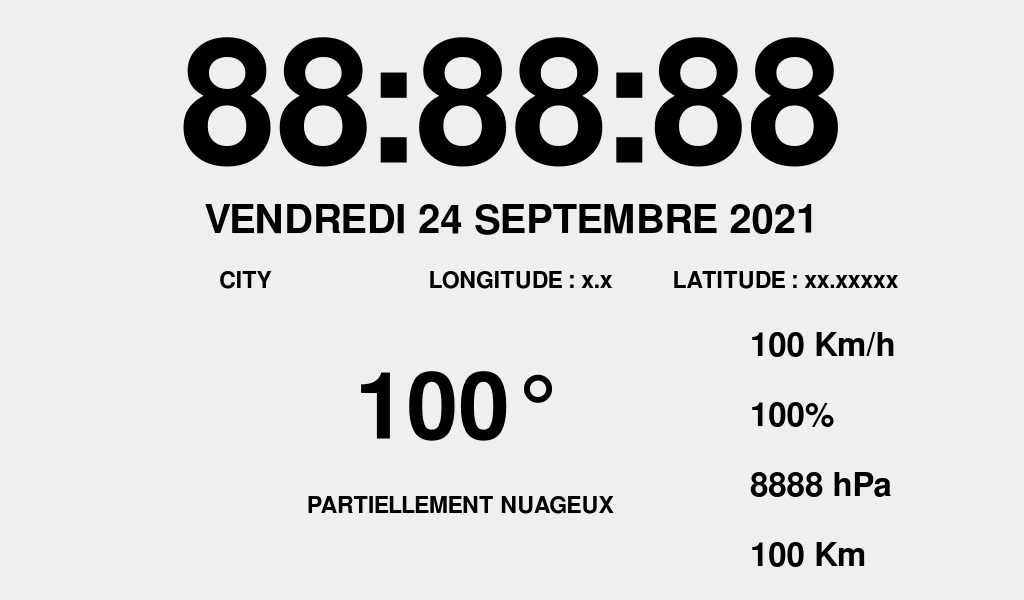
<?xml version="1.0" encoding="UTF-8"?>
<ui version="4.0">
 <class>MoonWeather</class>
 <widget class="QWidget" name="MoonWeather">
  <property name="geometry">
   <rect>
    <x>0</x>
    <y>0</y>
    <width>1024</width>
    <height>600</height>
   </rect>
  </property>
  <property name="minimumSize">
   <size>
    <width>1024</width>
    <height>600</height>
   </size>
  </property>
  <property name="maximumSize">
   <size>
    <width>1024</width>
    <height>600</height>
   </size>
  </property>
  <property name="font">
   <font>
    <family>Roboto Slab</family>
    <weight>50</weight>
    <bold>false</bold>
   </font>
  </property>
  <property name="windowTitle">
   <string>MoonWeather</string>
  </property>
  <widget class="QLabel" name="hour_lbl">
   <property name="geometry">
    <rect>
     <x>1</x>
     <y>30</y>
     <width>1021</width>
     <height>161</height>
    </rect>
   </property>
   <property name="font">
    <font>
     <family>FreeSans</family>
     <pointsize>130</pointsize>
     <weight>75</weight>
     <bold>true</bold>
    </font>
   </property>
   <property name="text">
    <string>88:88:88</string>
   </property>
   <property name="alignment">
    <set>Qt::AlignCenter</set>
   </property>
  </widget>
  <widget class="QLabel" name="date_lbl">
   <property name="geometry">
    <rect>
     <x>1</x>
     <y>190</y>
     <width>1021</width>
     <height>61</height>
    </rect>
   </property>
   <property name="font">
    <font>
     <family>FreeSans</family>
     <pointsize>30</pointsize>
     <weight>75</weight>
     <italic>false</italic>
     <bold>true</bold>
    </font>
   </property>
   <property name="text">
    <string>VENDREDI 24 SEPTEMBRE 2021</string>
   </property>
   <property name="textFormat">
    <enum>Qt::AutoText</enum>
   </property>
   <property name="alignment">
    <set>Qt::AlignCenter</set>
   </property>
  </widget>
  <widget class="QLabel" name="weather_pic">
   <property name="geometry">
    <rect>
     <x>20</x>
     <y>320</y>
     <width>256</width>
     <height>256</height>
    </rect>
   </property>
   <property name="minimumSize">
    <size>
     <width>256</width>
     <height>256</height>
    </size>
   </property>
   <property name="maximumSize">
    <size>
     <width>256</width>
     <height>256</height>
    </size>
   </property>
   <property name="text">
    <string/>
   </property>
   <property name="alignment">
    <set>Qt::AlignCenter</set>
   </property>
  </widget>
  <widget class="QLabel" name="city_lbl">
   <property name="geometry">
    <rect>
     <x>110</x>
     <y>270</y>
     <width>271</width>
     <height>21</height>
    </rect>
   </property>
   <property name="font">
    <font>
     <family>FreeSans</family>
     <pointsize>17</pointsize>
     <weight>75</weight>
     <italic>false</italic>
     <bold>true</bold>
    </font>
   </property>
   <property name="text">
    <string>CITY</string>
   </property>
   <property name="textFormat">
    <enum>Qt::AutoText</enum>
   </property>
   <property name="alignment">
    <set>Qt::AlignCenter</set>
   </property>
  </widget>
  <widget class="QLabel" name="temperature_lbl">
   <property name="geometry">
    <rect>
     <x>290</x>
     <y>370</y>
     <width>341</width>
     <height>81</height>
    </rect>
   </property>
   <property name="font">
    <font>
     <family>FreeSans</family>
     <pointsize>70</pointsize>
     <weight>75</weight>
     <italic>false</italic>
     <bold>true</bold>
    </font>
   </property>
   <property name="text">
    <string>100°</string>
   </property>
   <property name="textFormat">
    <enum>Qt::AutoText</enum>
   </property>
   <property name="alignment">
    <set>Qt::AlignCenter</set>
   </property>
  </widget>
  <widget class="QLabel" name="conditions_lbl">
   <property name="geometry">
    <rect>
     <x>290</x>
     <y>480</y>
     <width>341</width>
     <height>51</height>
    </rect>
   </property>
   <property name="font">
    <font>
     <family>FreeSans</family>
     <pointsize>17</pointsize>
     <weight>75</weight>
     <italic>false</italic>
     <bold>true</bold>
    </font>
   </property>
   <property name="text">
    <string>PARTIELLEMENT NUAGEUX</string>
   </property>
   <property name="textFormat">
    <enum>Qt::AutoText</enum>
   </property>
   <property name="alignment">
    <set>Qt::AlignCenter</set>
   </property>
  </widget>
  <widget class="QLabel" name="wind_pic_lbl">
   <property name="geometry">
    <rect>
     <x>670</x>
     <y>320</y>
     <width>50</width>
     <height>50</height>
    </rect>
   </property>
   <property name="minimumSize">
    <size>
     <width>50</width>
     <height>50</height>
    </size>
   </property>
   <property name="maximumSize">
    <size>
     <width>50</width>
     <height>50</height>
    </size>
   </property>
   <property name="text">
    <string/>
   </property>
   <property name="textFormat">
    <enum>Qt::AutoText</enum>
   </property>
  </widget>
  <widget class="QLabel" name="pressure_pic_lbl">
   <property name="geometry">
    <rect>
     <x>670</x>
     <y>460</y>
     <width>50</width>
     <height>50</height>
    </rect>
   </property>
   <property name="minimumSize">
    <size>
     <width>50</width>
     <height>50</height>
    </size>
   </property>
   <property name="maximumSize">
    <size>
     <width>50</width>
     <height>50</height>
    </size>
   </property>
   <property name="text">
    <string/>
   </property>
   <property name="textFormat">
    <enum>Qt::AutoText</enum>
   </property>
  </widget>
  <widget class="QLabel" name="humidity_pic_lbl">
   <property name="geometry">
    <rect>
     <x>670</x>
     <y>390</y>
     <width>50</width>
     <height>50</height>
    </rect>
   </property>
   <property name="minimumSize">
    <size>
     <width>50</width>
     <height>50</height>
    </size>
   </property>
   <property name="maximumSize">
    <size>
     <width>50</width>
     <height>50</height>
    </size>
   </property>
   <property name="text">
    <string/>
   </property>
   <property name="textFormat">
    <enum>Qt::AutoText</enum>
   </property>
  </widget>
  <widget class="QLabel" name="wind_speed_lbl">
   <property name="geometry">
    <rect>
     <x>750</x>
     <y>320</y>
     <width>161</width>
     <height>51</height>
    </rect>
   </property>
   <property name="font">
    <font>
     <family>FreeSans</family>
     <pointsize>25</pointsize>
     <weight>75</weight>
     <italic>false</italic>
     <bold>true</bold>
    </font>
   </property>
   <property name="text">
    <string>100 Km/h</string>
   </property>
   <property name="textFormat">
    <enum>Qt::AutoText</enum>
   </property>
   <property name="alignment">
    <set>Qt::AlignLeading|Qt::AlignLeft|Qt::AlignVCenter</set>
   </property>
  </widget>
  <widget class="QLabel" name="humidity_percent_lbl">
   <property name="geometry">
    <rect>
     <x>750</x>
     <y>390</y>
     <width>161</width>
     <height>51</height>
    </rect>
   </property>
   <property name="font">
    <font>
     <family>FreeSans</family>
     <pointsize>25</pointsize>
     <weight>75</weight>
     <italic>false</italic>
     <bold>true</bold>
    </font>
   </property>
   <property name="text">
    <string>100%</string>
   </property>
   <property name="textFormat">
    <enum>Qt::AutoText</enum>
   </property>
   <property name="alignment">
    <set>Qt::AlignLeading|Qt::AlignLeft|Qt::AlignVCenter</set>
   </property>
  </widget>
  <widget class="QLabel" name="pressure_rate_lbl">
   <property name="geometry">
    <rect>
     <x>750</x>
     <y>460</y>
     <width>161</width>
     <height>51</height>
    </rect>
   </property>
   <property name="font">
    <font>
     <family>FreeSans</family>
     <pointsize>25</pointsize>
     <weight>75</weight>
     <italic>false</italic>
     <bold>true</bold>
    </font>
   </property>
   <property name="text">
    <string>8888 hPa</string>
   </property>
   <property name="textFormat">
    <enum>Qt::AutoText</enum>
   </property>
   <property name="alignment">
    <set>Qt::AlignLeading|Qt::AlignLeft|Qt::AlignVCenter</set>
   </property>
  </widget>
  <widget class="QLabel" name="longitude_lbl">
   <property name="geometry">
    <rect>
     <x>390</x>
     <y>270</y>
     <width>261</width>
     <height>21</height>
    </rect>
   </property>
   <property name="font">
    <font>
     <family>FreeSans</family>
     <pointsize>17</pointsize>
     <weight>75</weight>
     <italic>false</italic>
     <bold>true</bold>
    </font>
   </property>
   <property name="text">
    <string>LONGITUDE : x.x</string>
   </property>
   <property name="textFormat">
    <enum>Qt::AutoText</enum>
   </property>
   <property name="alignment">
    <set>Qt::AlignCenter</set>
   </property>
  </widget>
  <widget class="QLabel" name="latitude_lbl">
   <property name="geometry">
    <rect>
     <x>660</x>
     <y>270</y>
     <width>251</width>
     <height>21</height>
    </rect>
   </property>
   <property name="font">
    <font>
     <family>FreeSans</family>
     <pointsize>17</pointsize>
     <weight>75</weight>
     <italic>false</italic>
     <bold>true</bold>
    </font>
   </property>
   <property name="text">
    <string>LATITUDE : xx.xxxxx</string>
   </property>
   <property name="textFormat">
    <enum>Qt::AutoText</enum>
   </property>
   <property name="alignment">
    <set>Qt::AlignCenter</set>
   </property>
  </widget>
  <widget class="QLabel" name="visibility_pic_lbl">
   <property name="geometry">
    <rect>
     <x>670</x>
     <y>530</y>
     <width>50</width>
     <height>50</height>
    </rect>
   </property>
   <property name="minimumSize">
    <size>
     <width>50</width>
     <height>50</height>
    </size>
   </property>
   <property name="maximumSize">
    <size>
     <width>50</width>
     <height>50</height>
    </size>
   </property>
   <property name="text">
    <string/>
   </property>
   <property name="textFormat">
    <enum>Qt::AutoText</enum>
   </property>
  </widget>
  <widget class="QLabel" name="visibility_km_lbl">
   <property name="geometry">
    <rect>
     <x>750</x>
     <y>530</y>
     <width>161</width>
     <height>51</height>
    </rect>
   </property>
   <property name="font">
    <font>
     <family>FreeSans</family>
     <pointsize>25</pointsize>
     <weight>75</weight>
     <italic>false</italic>
     <bold>true</bold>
    </font>
   </property>
   <property name="text">
    <string>100 Km</string>
   </property>
   <property name="textFormat">
    <enum>Qt::AutoText</enum>
   </property>
   <property name="alignment">
    <set>Qt::AlignLeading|Qt::AlignLeft|Qt::AlignVCenter</set>
   </property>
  </widget>
 </widget>
 <resources/>
 <connections/>
</ui>
